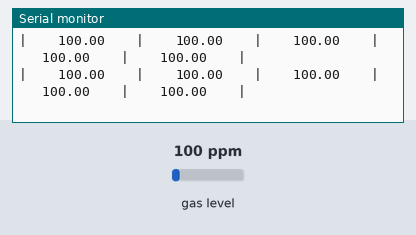
Simulated run of this sketch. Board: Arduino Uno, built with avr-gcc and run on an emulated ATmega328P. On the bench: the last lines printed to the serial monitor. The inputs (shaded band) are chosen by the test bench; at power-on: gas level 100 ppm.

Above: at 1.3 s.
1.4 s: gas level set to 20 ppm
At 2.1 s:
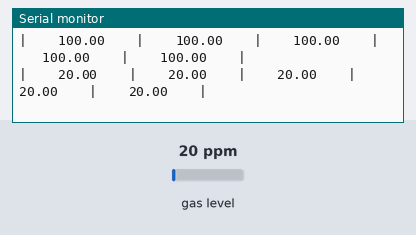
2.9 s: gas level set to 250 ppm
At 3.7 s:
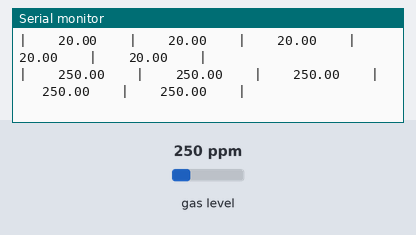
7.4 s: gas level set to 0 ppm
At 7.8 s:
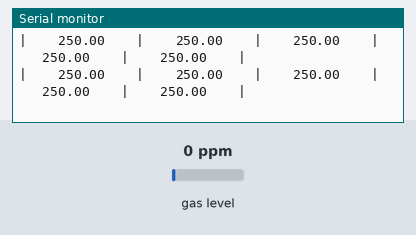
Timing chart, 0 to 10.4 s (numbered marks = the images above; inputs shaded):
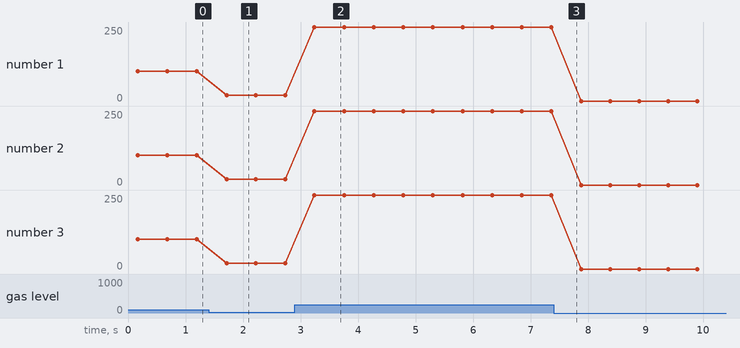

The sketch:

MQ4.ino
```cpp
#include <MQUnifiedsensor.h>
/************************Hardware Related Macros************************************/
#define         Board                   ("Arduino UNO")
#define         Pin                     (A4)  //Analog input 4 of your arduino
/***********************Software Related Macros************************************/
#define         Type                    ("MQ-4") //MQ4
#define         Voltage_Resolution      (5)
#define         ADC_Bit_Resolution      (10) // For arduino UNO/MEGA/NANO
#define         RatioMQ4CleanAir        (4.4) //RS / R0 = 60 ppm
/*****************************Globals***********************************************/
//Declare Sensor
MQUnifiedsensor MQ4(Board, Voltage_Resolution, ADC_Bit_Resolution, Pin, Type);

void setup() {
  //Init the serial port communication - to debug the library
  Serial.begin(9600); //Init serial port

  //Set math model to calculate the PPM concentration and the value of constants
  MQ4.setRegressionMethod(1); //_PPM =  a*ratio^b


  /*****************************  MQ Init ********************************************/
  //Remarks: Configure the pin of arduino as input.
  /************************************************************************************/
  MQ4.init();
  /*
    //If the RL value is different from 10K please assign your RL value with the following method:
    MQ4.setRL(10);
  */
  /*****************************  MQ CAlibration ********************************************/
  // Explanation:
   // In this routine the sensor will measure the resistance of the sensor supposedly before being pre-heated
  // and on clean air (Calibration conditions), setting up R0 value.
  // We recomend executing this routine only on setup in laboratory conditions.
  // This routine does not need to be executed on each restart, you can load your R0 value from eeprom.
  // Acknowledgements: https://jayconsystems.com/blog/understanding-a-gas-sensor
  Serial.print("Calibrating please wait.");
  float calcR0 = 0;
  for(int i = 1; i<=10; i ++)
  {
    MQ4.update(); // Update data, the arduino will read the voltage from the analog pin
    calcR0 += MQ4.calibrate(RatioMQ4CleanAir);
    Serial.print(".");
  }
  MQ4.setR0(calcR0/10);
  Serial.println("  done!.");

  if(isinf(calcR0)) {Serial.println("Warning: Conection issue, R0 is infinite (Open circuit detected) please check your wiring and supply"); while(1);}
  if(calcR0 == 0){Serial.println("Warning: Conection issue found, R0 is zero (Analog pin shorts to ground) please check your wiring and supply"); while(1);}
  /*****************************  MQ CAlibration ********************************************/

  Serial.println("*************** Values from MQ-4 **********************");
  Serial.println("|    LPG   |  CH4 |   CO    |    Alcohol    |   Smoke    |");
}

void loop() {
  MQ4.update(); // Update data, the arduino will read the voltage from the analog pin

  /*
    Exponential regression:
  Gas    | a      | b
  LPG    | 3811.9 | -3.113
  CH4    | 1012.7 | -2.786
  CO     | 200000000000000 | -19.05
  Alcohol| 60000000000 | -14.01
  smoke  | 30000000 | -8.308
  */
  MQ4.setA(3811.9); MQ4.setB(-3.113); // Configure the equation to to calculate CH4 concentration
  float LPG = MQ4.readSensor(); // Sensor will read PPM concentration using the model, a and b values set previously or from the setup

  MQ4.setA(1012.7); MQ4.setB(-2.786); // Configure the equation to to calculate CH4 concentration
  float CH4 = MQ4.readSensor(); // Sensor will read PPM concentration using the model, a and b values set previously or from the setup

  MQ4.setA(200000000000000); MQ4.setB(-19.05); // Configure the equation to to calculate CH4 concentration
  float CO = MQ4.readSensor(); // Sensor will read PPM concentration using the model, a and b values set previously or from the setup

  MQ4.setA(60000000000); MQ4.setB(-14.01); // Configure the equation to to calculate CH4 concentration
  float Alcohol = MQ4.readSensor(); // Sensor will read PPM concentration using the model, a and b values set previously or from the setup

  MQ4.setA(30000000); MQ4.setB(-8.308); // Configure the equation to to calculate CH4 concentration
  float Smoke = MQ4.readSensor(); // Sensor will read PPM concentration using the model, a and b values set previously or from the setup

  Serial.print("|    "); Serial.print(LPG);
  Serial.print("    |    "); Serial.print(CH4);
  Serial.print("    |    "); Serial.print(CO);
  Serial.print("    |    "); Serial.print(Alcohol);
  Serial.print("    |    "); Serial.print(Smoke);
  Serial.println("    |");

  delay(500); //Sampling frequency
}
```

Measured:
- after the input at 1.4 s, the serial monitor: prints a new line after 0.31 s (image 1)
- after the input at 2.9 s, the serial monitor: prints a new line after 0.34 s (image 2)
- plotted number 1: 100 → 20 after the input at 1.4 s, 20 → 250 after the input at 2.9 s, 250 → 0 after the input at 7.4 s
- plotted number 2: 100 → 20 after the input at 1.4 s, 20 → 250 after the input at 2.9 s, 250 → 0 after the input at 7.4 s
- plotted number 3: 100 → 20 after the input at 1.4 s, 20 → 250 after the input at 2.9 s, 250 → 0 after the input at 7.4 s
